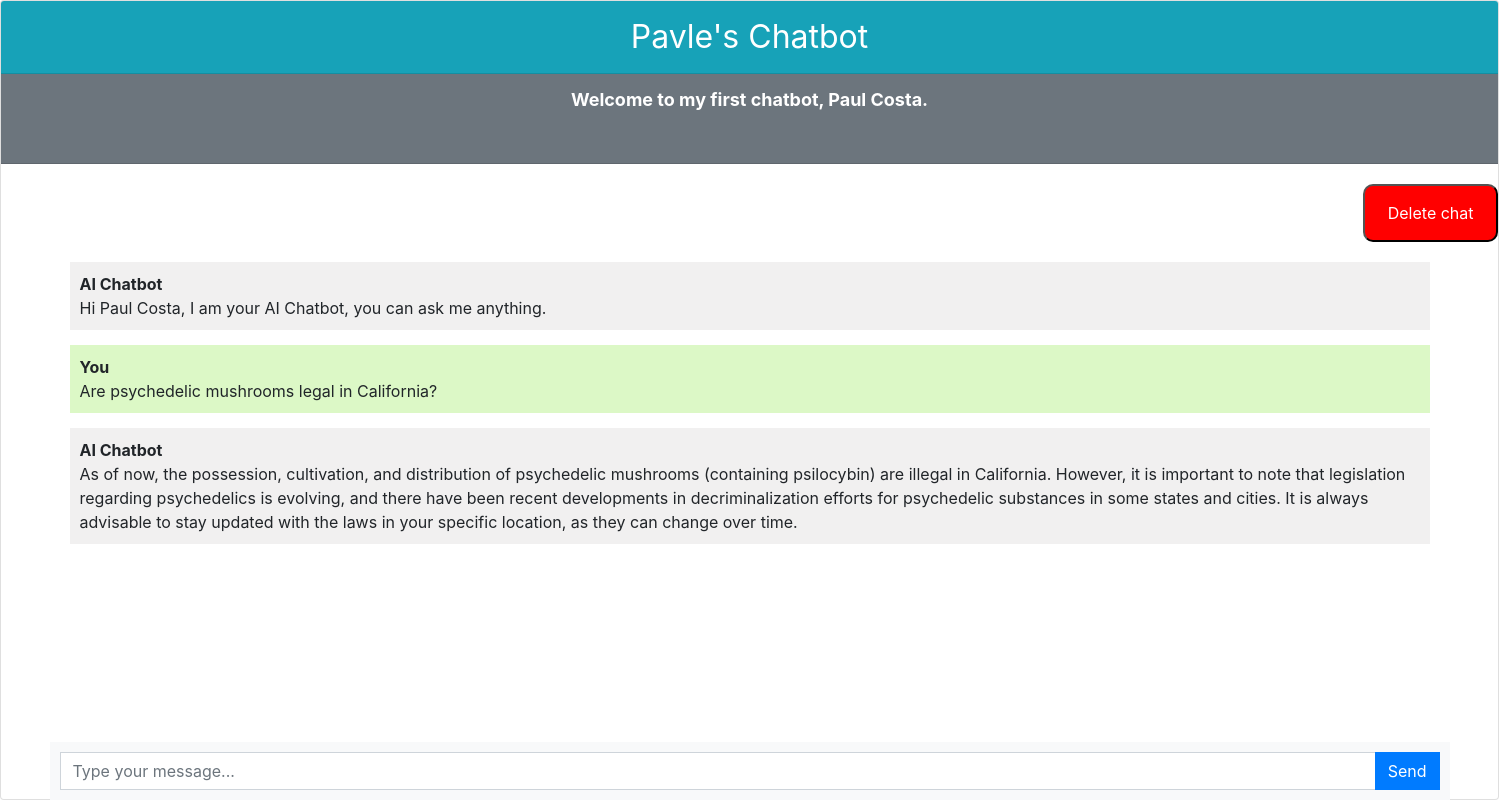
Screenshot of / (signed in) with the database file from the repository.
### bot/models.py (models this page shows, shortened)
class Chat(models.Model):
    user= models.ForeignKey(User, on_delete=models.CASCADE)
    message= models.TextField()
    response= models.TextField()
    created_at = models.DateTimeField(auto_now_add=True)

### bot/views.py (the view)
# urls.py: path('', views.chatbot, name='chatbot'),
def chatbot(request):
    chats = Chat.objects.filter(user=request.user.id)
    if request.method == "POST":
        message = request.POST.get('message') #getting message from fetch's body param
        response = ask_openai(message)
        Chat.objects.create(user=request.user, message=message, response=response, created_at=timezone.now())
        return JsonResponse({'message': message, 'response': response})
    return render(request, 'chatbot.html', {'chats':chats,})

### templates/chatbot.html (shortened to what this page needs)
{% extends 'base.html' %} {% block styles %}
<link
  rel="stylesheet"
  href="https://maxcdn.bootstrapcdn.com/bootstrap/4.5.2/css/bootstrap.min.css"
/>
{% endblock %}
{% block content %}
<div class="chat-container">
  <div class="card flex-grow-1">
    <div
      style="text-align: center; font-size: xx-large; font-weight: 400"
      class="card-header bg-info text-white"
    >
      Pavle's Chatbot
    </div>
    {% if user.is_authenticated %}
    <div
      class="card-header bg-secondary text-white"
      style="text-align: center; font-size: large"
    >
      <b
        >Welcome to my first chatbot, {{user.first_name}} {{user.last_name}}.</b
      >
    </div>
    {% endif %} {% if user.is_authenticated %}
    <button id="chatDelete" class="delete-button">Delete chat</button>
    <div class="card-body messages-box">
      <ul class="list-unstyled messages-list">
        <li class="message received">
          <div class="message-text">
            <div class="message-sender">
              <b>AI Chatbot</b>
            </div>
            <div class="message-content">
              Hi {{user.first_name}} {{user.last_name}}, I am your AI Chatbot,
              you can ask me anything.
            </div>
          </div>
        </li>
        {% for chat in chats %} {% if chat.user == request.user %}
        <li class="message sent">
          <div class="message-text">
            <div class="message-sender">
              <b>You</b>
            </div>
            <div class="message-content">{{chat.message}}</div>
          </div>
        </li>
        <li class="message received">
          <div class="message-text">
            <div class="message-sender">
              <b>AI Chatbot</b>
            </div>
            <div class="message-content">{{chat.response}}</div>
          </div>
        </li>
        {% endif %} {% endfor %}
      </ul>
    </div>
    <br /><br />
    <br /><br />
    <br /><br />
  </div>
  <form class="message-form" id="chatForm">
    <div class="input-group">
      <input
        type="text"
        class="form-control message-input"
        placeholder="Type your message..."
      />
      <div class="input-group-append">
        <button type="submit" class="btn btn-primary btn-send">Send</button>
      </div>
    </div>
  </form>
</div>
{%endif%}
{% endblock %}

### templates/chatbot.html (style rules this page uses)
body, html { height: 100%; }
.messages-box { width: 1400px; margin: 0 auto; padding: 20px; flex: 1; overflow-y: auto; }
.messages-list { padding-left: 0; }
.message { margin-bottom: 15px; list-style: none; }
.message-text { padding: 10px; border-radius: 5px; }
.sent { background-color: #dcf8c6; align-self: flex-end; }
.received { background-color: #f1f0f0; align-self: flex-start; }
.message-form { max-width: 1400px; margin: 0 auto; padding: 20px; display: flex; position: fixed; bottom: 0; left: 0; right: 0; padding: 10px; z-index: 1; background-color: #f8f9fa; }
.message-input { flex: 1; border-radius: 0; border-right: none; }
.btn-send { border-radius: 0; }
.chat-container { height: 100%; display: flex; flex-direction: column; }
.delete-button { margin-top: 20px; max-width: 150px; position: inherit; margin-left: 91%; border-radius: 10px; background-color: red; padding: 15px 20px; color: white; }

### rows the page displays
Chat: message "Are psychedelic mushrooms legal in California?", response "As of now, the possession, cultivation, and distribution of psychedelic mushrooms (containing psilocybin) are illegal in California. However, it is important to note that legislation regarding psychedelics is evolving, and there have been recent developments in decriminalization efforts for psychedelic substances in some states and cities. It is always advisable to stay updated with the laws in your specific location, as they can change over time."

### other values shown
{{ user.first_name }} "Paul"
{{ user.last_name }} "Costa"
